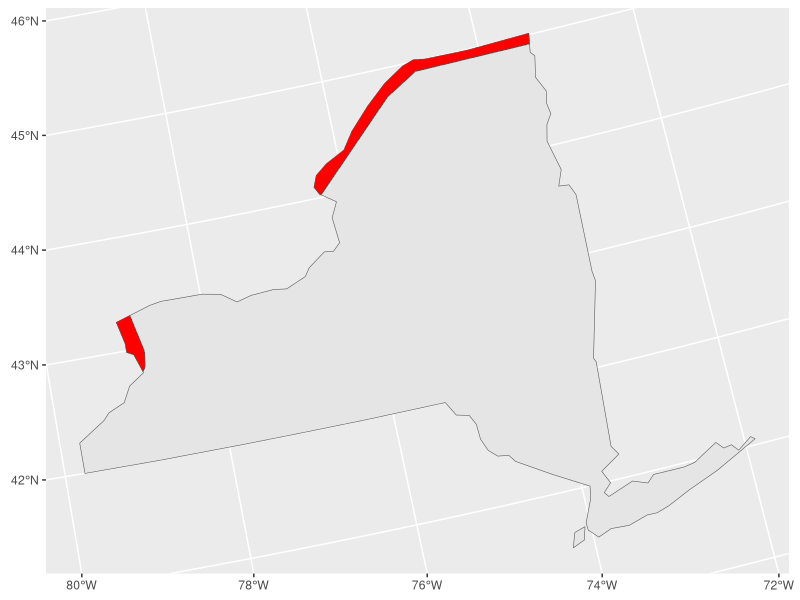

Recreate this plot in R.
###################################################
##Case Study #5, GEO 511
##Author: Betsy McCall
##Date: 10/03/2020
##Revised: 10/06/2020
###################################################
library(spData)
library(sf)
library(tidyverse)
library(units)

data(world)
data(us_states)

#transform coordinates
albers="+proj=aea +lat_1=29.5 +lat_2=45.5 +lat_0=37.5 +lon_0=-96 +x_0=0 +y_0=0 +ellps=GRS80 +datum=NAD83 +units=m +no_defs"

worlda <- st_transform(world, crs=albers)
#filter to Canada only, and add buffer of 10km
worldac <- worlda %>% filter(name_long=="Canada")
worldacb <- st_buffer(worldac, dist = 10000)
#transform US map
us_statesa <- st_transform(us_states, crs=albers)
#filter to NY state only
us_statesany <- us_statesa %>% filter(NAME=="New York")

border_10km <- st_intersection(worldacb,us_statesany)
#plot 10km border of Canada in NY
map <- ggplot(data=us_statesany)+geom_sf()+geom_sf(data=border_10km,fill="red")
print(map)
#find area
border_area <- st_area(border_10km)
print(border_area)
#convert to kilometers-squared
#border_area_km2 <- border_area/10^6
#print(border_area_km2)
units(border_area) <- as_units("km^2")
print(border_area)
